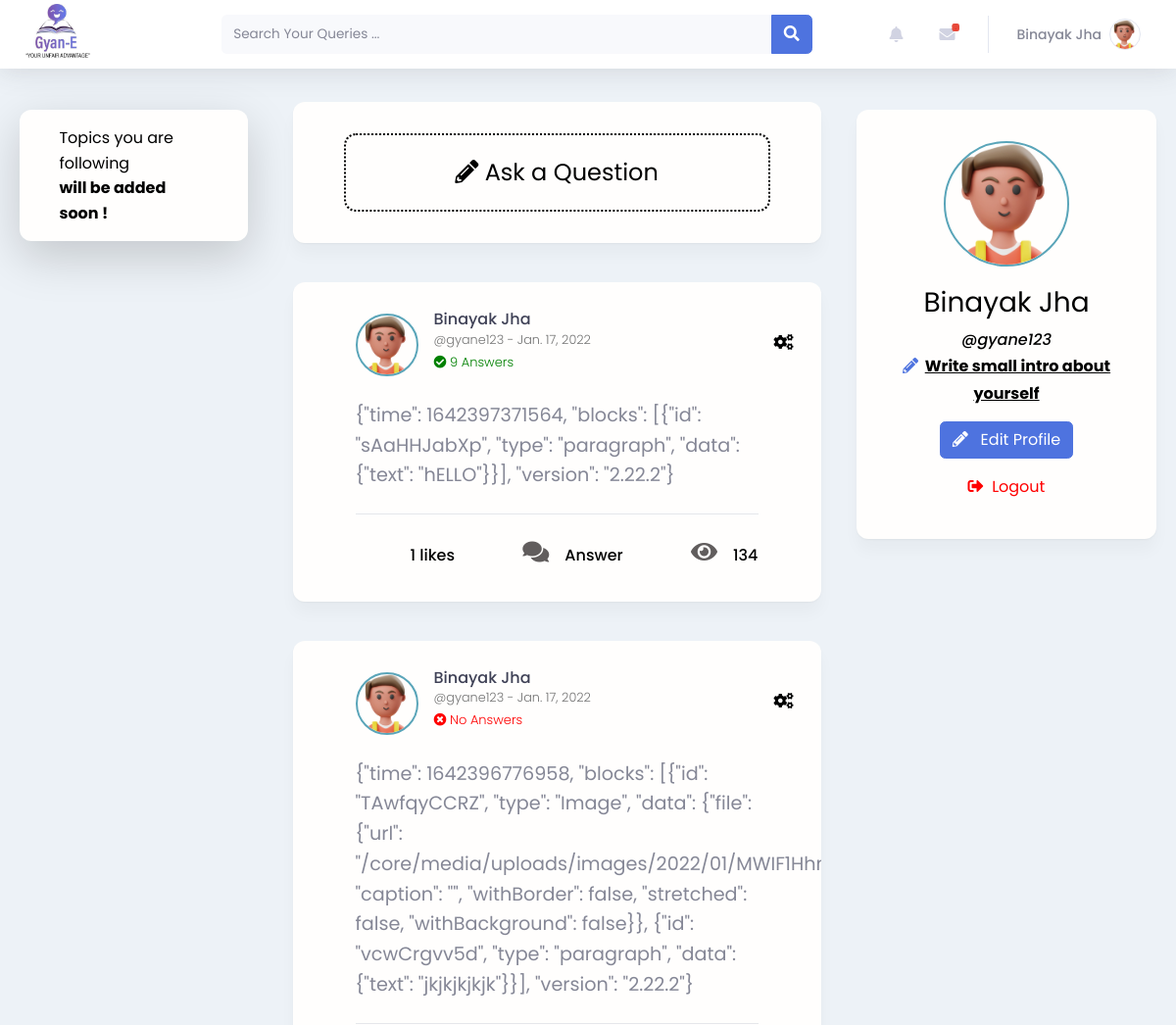
Page / (signed in, upper part) on the earlier database version.
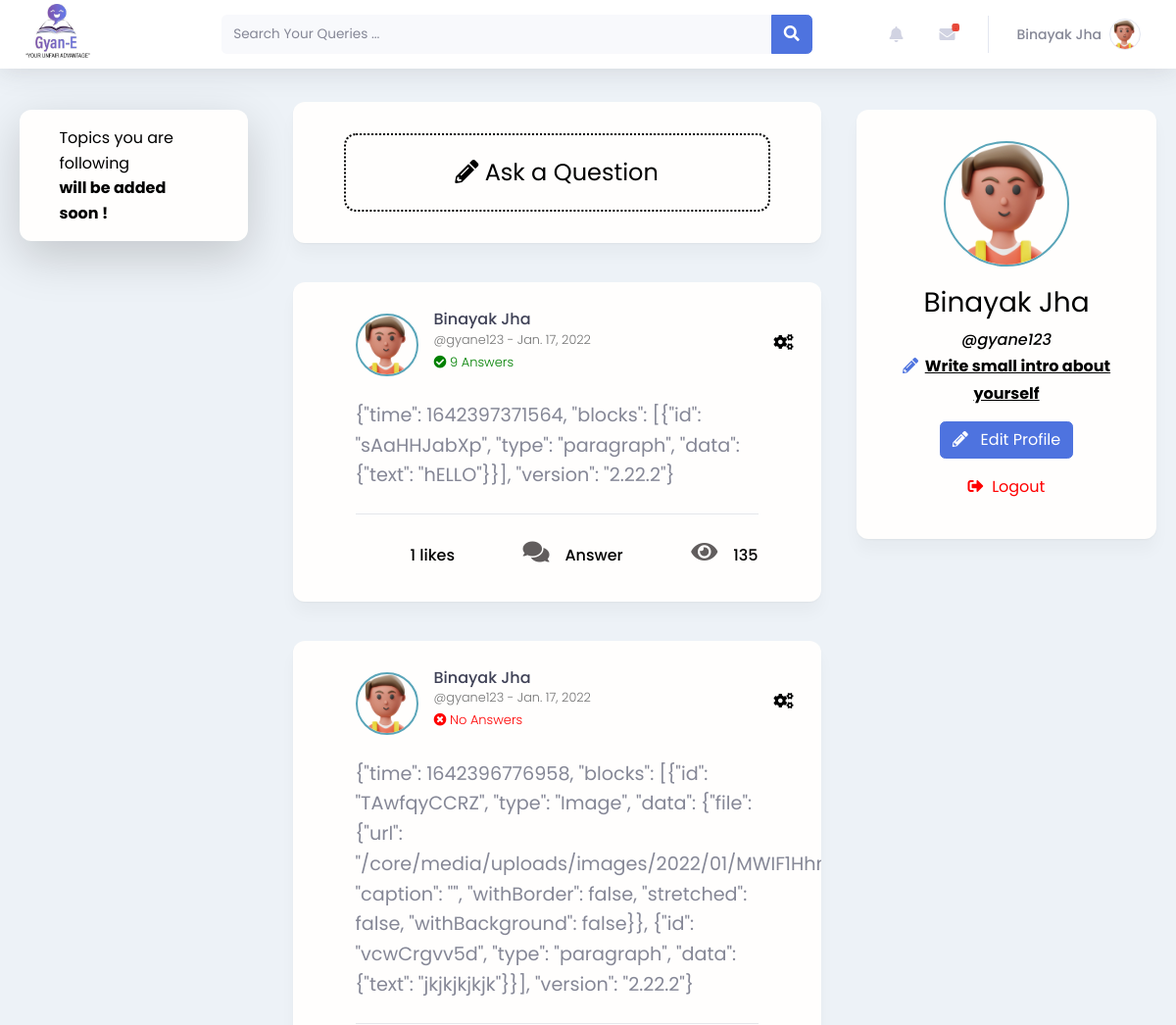
Same page on the later database version.
### core/models.py (models this page shows, shortened)
class Question(models.Model):
    note_id = models.AutoField(primary_key=True)
    question =EditorJsJSONField(readOnly=False, autofocus=True, null=True)
    user = models.ForeignKey(User, on_delete=models.CASCADE)
    time_st = models.DateTimeField(auto_now_add=True)
    profile_pic = property(lambda self: self.user.profile.profile_pic)
    likes = models.ManyToManyField(User, related_name='likes', blank=True)
    views  = models.IntegerField(default=0)
    total_comments = property(lambda self: self.comment_set.count())
    def get_first_comment(self):
        return self.comment_set.all()[:1].get()
    comment = get_first_comment

### core/views.py (the view)
# urls.py: path('', views.home, name='home'),
def home(request):
    postss = Question.objects.all().order_by('-time_st')
    p = Paginator(postss, 10)
    page_number = request.GET.get('page')
    page_obj = p.get_page(page_number)
    up = Updates.objects.all().order_by('-time_st')
    form = NoteForm()
    context = {'postss':postss,
                'form':form,
                'page_obj': page_obj,
                'updates': up,
    }
    return render(request, 'core/login.html', context)

### core/forms.py
class NoteForm(forms.ModelForm):
    class Meta:
        model = Question
        exclude = ['user', 'slug', 'views', 'time_st', 'note_editorjs_text','likes']
        widgets = {
            'question': EditorJsWidget(config={'minHeight': 100}),
            'question': EditorJsWidget(
                 plugins=[
            "@editorjs/header",
            "@editorjs/image",
            "@editorjs/quote",
            "@editorjs/list",
            "@editorjs/link",
            "@editorjs/code",
            '@editorjs/embed',
            "@editorjs/table@2.0.1",
            "editorjs-hyperlink",
            "@editorjs/inline-code",
            "@editorjs/marker",
        ],
        tools={
            "Hyperlink": {
                "class": "Hyperlink",
                "config": {
                    "shortcut": 'CMD+L',
                    "target": '_blank',
                    "rel": 'nofollow',
                    "availableTargets": ['_blank', '_self'],
                    "availableRels": ['author', 'noreferrer'],
                    "validate": False,
                }
            },
        },
        ),
        }

### core/templates/core/login.html (shortened to what the changed rows need)
<!DOCTYPE html>
<html>
<head>
    {% load static %}
    <link rel="stylesheet" href="https://pro.fontawesome.com/releases/v5.15.3/css/all.css"
>
    <link rel="stylesheet" href="{% static '/main.css' %}">
    <link rel="stylesheet" href="{% static '/bootstrap/css/bootstrap.min.css' %}">
    <link rel="stylesheet" href="{% static '/assets/fonts/fontawesome-all.min.css' %}">
    <link rel="stylesheet" href="//cdn.jsdelivr.net/npm/medium-editor@latest/dist/css/medium-editor.min.css"
        type="text/css" media="screen" charset="utf-8">
</head>
<body id="page-top">
    {% if user.is_authenticated %}
{% include 'core/navbar.html' %}
    <section class="row container-flex">
        <div class="col-lg-6 " style="margin-top: 4rem;">
            {% for Question in page_obj.object_list %}
            <div class="cards create-post container col-lg-11 col-sm-11" id="posts">
                <div class="card__body">
                    <div class="post-wrapper">
                        <div class="false">
                            <div class="post-header-wrapper">
                                <a class="author-box author-box--sm" href="{% url 'profile' Question.user.username %}">
                                    {% load humanize %}
                                    {% if Question.profile_pic.url %}
                                    <img class="avatar avatar--sm" src="{{ Question.profile_pic.url }}">
                                {% else %}
                                    <img src="{% static 'img/defaultprofile_photo.png' %}" class="avatar avatar--sm"
                                    alt="">
                                {% endif %}
                                    <div class="author-box__info">
                                        <p class="author-box__name">{{ Question.user.first_name }} {{ Question.user.last_name }}</p>
                                        <small class="author-box__handle">@{{ Question.user }} - {{ Question.time_st | naturalday }} </small> <br> <br>
                                        <small class="author-box__handle"  >
                                            {% if Question.total_comments > 0 %}
                                            <p style="color: green;font-size: 13px;">  <i class="fas fa-check-circle" style="color: green;"></i> {{ Question.total_comments }} Answers</p>
                                            {% else %}
                                            <p style="color: red;font-size: 13px;"><i class="fas fa-times-circle" style="color: red;"></i> No Answers</p>
                                            {% endif %}
                                        </small>
                                    </div>
                                    <br>
                                </a>
                                <div class="post--options">
                                    <div class="post__dropmenu">
                                        {% if user.is_authenticated %}
                                            {% if request.user.id == Question.user.id %}
                                                <div class="nav-item dropdown no-arrow ">
                                                    <div class="nav-item dropdown no-arrow"><a class="dropdown-toggle nav-link"
                                                            aria-expanded="false" data-bs-toggle="dropdown" href="#" style="
                                                            margin-top: -15px;position:absolute !important;color: #000;">
                                                            <i class="fas fa-cogs"></i>
                                                        </a>
                                                    </div>
                                                </div>
                                            {% endif %}
                                        {% endif %}
                                    </div>
                                </div>
                            </div>
                            <div class="post-contents">
                                {% load editorjs %}
                                <div class="post-body" id="post-bodyy">{{ Question.question| editorjs }}</div>
                            </div>
                            <div>
                                <div class="post-actions-wrapper">
                                    <div class="action-wrapper likes">
                                        <span
                                        class="post-action-text"><a href="/viewnotes/{{ Question.note_id }}" style="color: black;">{{ Question.likes.count }} likes </a> </span>
                                    </div>
                                    <div class="action-wrapper answerrs">
                                        <a href="/viewnotes/{{ Question.note_id }}" style="color: #000;"><i
                                                class="fas fa-comments"> </i><span
                                                class="post-action-text answer-button">Answer
                                            </span></a>
                                    </div>
                                    <div class="action-wrapper viewss"><i class="fas fa-eye"></i><span
                                        class="post-action-text"  style="color: black;">{{ Question.views }}</span>
                                    </div>
                                </div>
                            </div>
                        </div>
                    </div>
                </div>
            </div>
            {% endfor %}
        </div>
        <div class="user-card cards col-lg-3 col-md-12 " style="height: 50%;margin-top: 7rem;margin-right: 32px;">
            <div class="card__body container">
                <div class="user-card__profile-summary">
                        <h1 class="user-card__profile-name">{{user.first_name}} {{ user.last_name }}</h1><i><a href="/profile/{{user.username}}" style="color: #000;">@{{user.username}}</a></i>
                </div>
            </div>
        </div>
    </section>
        {% endif %}
    </body>
</html>

Differences in the rows shown:
changed Question (number 1 of 2 on the later page): views "134" → "135"
